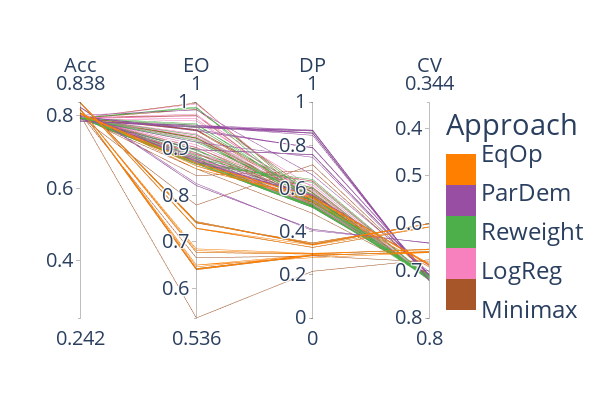

Notebook code cell kept with this figure:
### Markdown cell above
Geramos uma visualização com todos os modelos comparados (todos menos os propostos), para poupar espaço nas visualizações que serão colocadas no paper.

### Code cell
fig = go.Figure(data=
    go.Parcoords(
        line = dict(color = other_models['model_id'], 
                    colorscale = [(0.0, hist_color['Minimax']),(0.2, hist_color['Minimax']),
                        (0.2, hist_color['LogReg']),(0.4, hist_color['LogReg']),
                        (0.4, hist_color['Reweight']),(0.6, hist_color['Reweight']),
                        (0.6, hist_color['ParDem']),(0.8, hist_color['ParDem']),
                        (0.8, hist_color['EqOp']),(1.0, hist_color['EqOp'])], 
                    showscale = True, cmin = 0, cmax = 4,
                   colorbar = {'tickvals': other_models['model_id'],
                          'ticktext': other_models['Modelo'],
                              'title': 'Approach'}),
        dimensions = list([
            dict(range = [acc_min, acc_max],
                label = 'Acc', values = other_models['Acurácia']),
            dict(range = [eo_min, eo_max],
                label = 'EO', values = other_models['Igualdade de Oportunidade']),
            dict(range = [dp_min, dp_max],
                label = 'DP', values = other_models['P porcento']),
            dict(range = [cv_min, cv_max],
                label = 'CV', values = other_models['Coeficiente de variação']),
        ])
    ), layout = dict(height=400, width=600)
)


fig.update_layout(
    plot_bgcolor = 'white',
    paper_bgcolor = 'white',
    font=dict(
        size=24
    )
)

fig.show()

### Figure 1 — Plotly figure (JSON) as saved in the notebook; plotly's stock layout.template omitted (floating-point values rounded to 4 significant figures; data arrays with more than 128 entries replaced by an {"elided": "..."} marker saying what was removed)
{"data": [{"dimensions": [{"label": "Acc", "range": [0.242, 0.838], "values": {"elided": "605 float values"}}, {"label": "EO", "range": [0.536, 1], "values": {"elided": "605 float values"}}, {"label": "DP", "range": [0, 1], "values": {"elided": "605 float values"}}, {"label": "CV", "range": [0.8, 0.344], "values": {"elided": "605 float values"}}], "line": {"cmax": 4, "cmin": 0, "color": {"elided": "605 int values"}, "colorbar": {"ticktext": {"elided": "605 str values"}, "tickvals": {"elided": "605 int values"}, "title": {"text": "Approach"}}, "colorscale": [[0, "#a65628"], [0.2, "#a65628"], [0.2, "#f781bf"], [0.4, "#f781bf"], [0.4, "#4daf4a"], [0.6, "#4daf4a"], [0.6, "#984ea3"], [0.8, "#984ea3"], [0.8, "#ff7f00"], [1, "#ff7f00"]], "showscale": true}, "type": "parcoords"}], "layout": {"font": {"size": 24}, "height": 400, "paper_bgcolor": "white", "plot_bgcolor": "white", "width": 600}}
